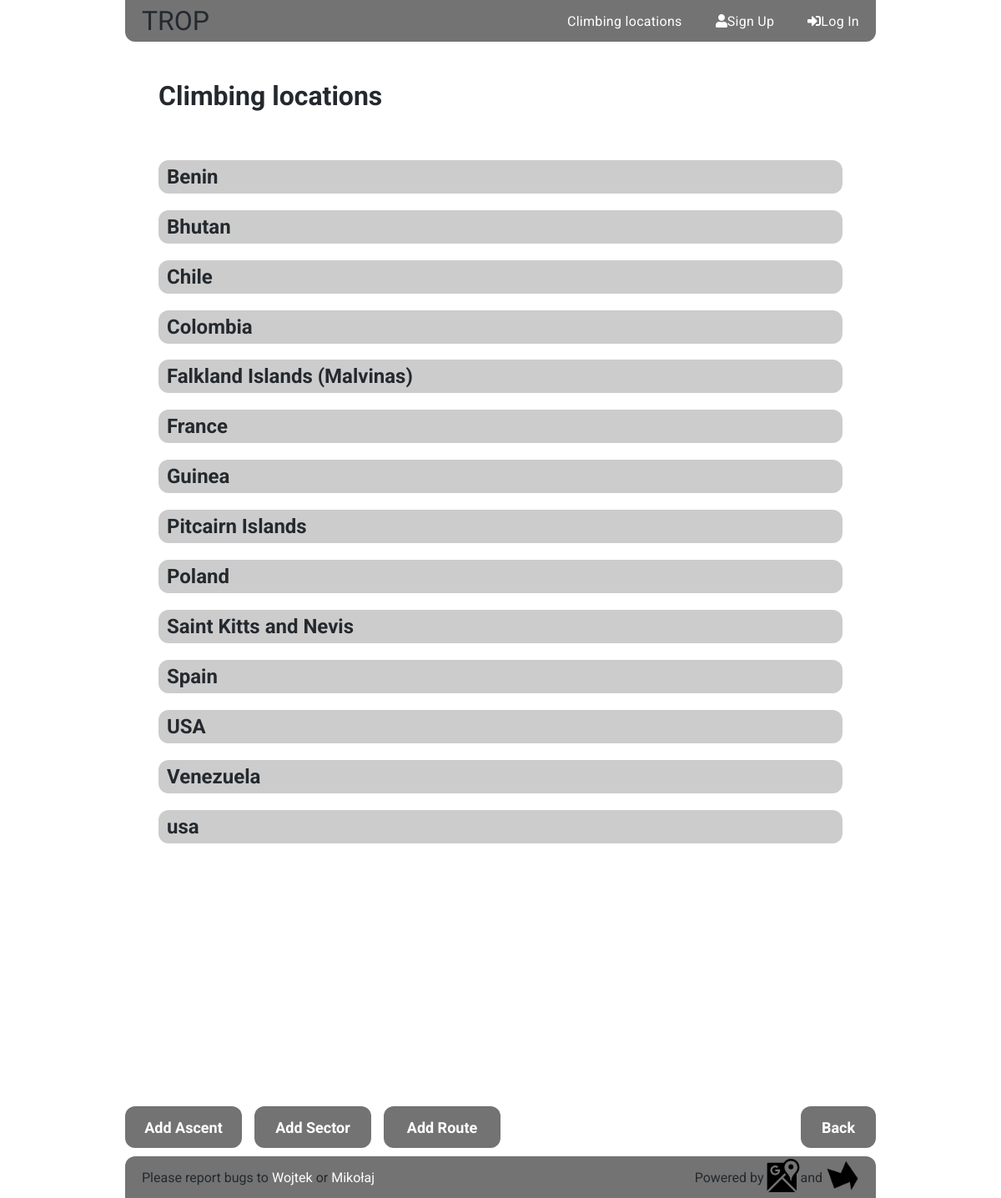
The page /routes/regions/ on the database its author committed.
### routes/models.py (models this page shows, shortened)
class Sector(models.Model):
    name = models.CharField(max_length = 100, unique=True)
    slug = models.SlugField(allow_unicode = True)
    region = models.CharField(max_length = 250, verbose_name = 'Region, Country',
                        validators =[RegexValidator(
                                    regex='.+,\s.+',
                                    message = 'Input needs to consist of region and country names divided by a comma (,) and a space'
                                    )])
    country = models.CharField(max_length = 100)
    location = PlainLocationField(based_fields=['region'], zoom = 7,
                                    default = '37.6564706,-119.5724832')
    created_at = models.DateTimeField(auto_now_add=True)
    updated_at = models.DateTimeField(auto_now=True)
    class Meta:
        get_latest_by = 'created_at'
        ordering = ['country', 'region', 'name']

### routes/views.py (the view)
class SectorList(ListView):
    model = Sector
    template_name = 'routes/sector_list.html'
    def get_queryset(self):
        self.sector_dict = {}
        country_object_list = Sector.objects.all()
        countries = set()
        for country in country_object_list:
            countries.add(country.country)
        for country in sorted(countries):
            region_object_list = Sector.objects.all().filter(country=country)
            cities = set()
            for region in region_object_list:
                cities.add(region.region)
            self.sector_dict[country] = {}
            for region in sorted(cities):
                    sectors = Sector.objects.all().filter(region=region)
                    sector_list = []
                    for sector in sectors:
                        sector_list.append(sector)
                    self.sector_dict[country][region] = sector_list
    def get_context_data(self, **kwargs):
        context = super().get_context_data(**kwargs)
        context['sector_dict'] = self.sector_dict
        return context

### routes/templates/routes/sector_list.html (shortened to what this page needs)
{% extends "routes/routes_base.html" %}
{% block route_content %}
  <div class="route-list">
    <h1>Climbing locations</h1>
    <ul>
      {% for country, city_dict in sector_dict.items %}
      <li class="country-list">
        <h2><a class="countries" href="#{{country|slugify}}">{{country}}</a></h2>
      {% endfor %}
      </li>
    </ul>
  </div>
    <div class="buttons">
    <div class="add-buttons">
      <a class="add-ascent" href="{% url 'routes:new_ascent' %}">Add Ascent</a>
      <a class="add-sector" href="{% url 'routes:new_sector_redirect' %}">Add Sector</a>
      <a class="add-route" href="{% url 'routes:new_route_redirect' %}">Add Route</a>
    </div>
    <input class="back-button" type=button value='Back' onClick="javascript:history.go(-1);">
  </div>
{% endblock route_content %}

### static/css/main.css (style rules this page uses)
.routes .route-list { display: flex; flex-direction: column; margin: 25px 40px 0 40px; }
.routes .route-list ul { list-style: none; padding: 0; }
.routes .route-list ul a { display: flex; text-decoration: none; color: #24292e; line-height: 40px; padding-left: 10px; transition: 0.6s linear; border-radius: 12px; background-color: #ccc; }
.routes a { color: #24292e; text-decoration: none; font-weight: bold; }
.routes .buttons { margin-top: 280px; }
.buttons { display: flex; margin: 25px 40px 0 40px; justify-content: space-between; margin: 10px 0; }
.buttons .add-buttons { display: flex; flex-direction: row; }
.buttons .add-buttons .add-route, .buttons .add-buttons .add-sector, .buttons .add-buttons .add-ascent, .buttons .add-buttons .save, .buttons .add-buttons .add-training, .buttons .add-buttons .add-comment, .buttons .add-buttons .join-leave, .buttons .add-buttons .add-post { display: flex; justify-content: center; align-items: center; text-decoration: none; width: 140px; margin-right: 15px; }
.buttons .add-route, .buttons .add-sector, .buttons .add-ascent, .buttons .back-button, .buttons .save, .buttons .delete-button, .buttons .add-training, .buttons .add-comment, .buttons .join-leave, .buttons .add-post { height: 50px; width: 90px; border-radius: 12px; cursor: pointer; color: #fff; background-color: #737373; font-family: 'Roboto', sans-serif; font-size: large; font-weight: bold; border: none; transition: 0.6s linear; }
* { box-sizing: border-box; }
body { margin: 0; padding: 0; }

### rows shown on the page
Sector: sector_dict "Benin"
Sector: sector_dict "Bhutan"
Sector: sector_dict "Chile"
Sector: sector_dict "Colombia"
Sector: sector_dict "Falkland Islands (Malvinas)"
Sector: sector_dict "France"
Sector: sector_dict "Guinea"
Sector: sector_dict "Pitcairn Islands"
Sector: sector_dict "Poland"
Sector: sector_dict "Saint Kitts and Nevis"
Sector: sector_dict "Spain"
Sector: sector_dict "USA"
Sector: sector_dict "Venezuela"
Sector: sector_dict "usa"
